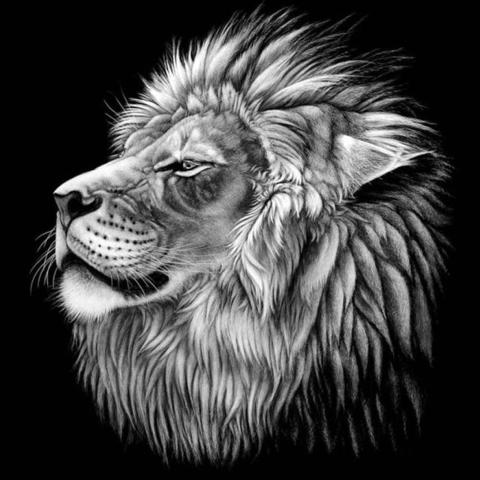
#> input picture DomandeOrale/image2.png, 480 x 480 px
$ jupyter execute Domanda4.ipynb
#> lines starting #> are read from the running program, lines starting #| are printed output that depends on the picture; long printed decimals are rounded
[cell 1]
"""Domanda 4 (Compressione SVD). Discutere la compressione di un’immagine ottenuta
approssimandola con diadi calcolate mediante la decomposizione in valori singolari,
visualizzando le immagini ottenute al variare del numero p di diadi.
Analizzare inoltre i grafici dell’errore relativo e del fattore di compressione cp al
variare di p."""
import numpy as np
import matplotlib.pyplot as plt
from scipy.linalg import svd
from skimage import data
from skimage.io import imread

[cell 2]
A = imread('image2.png')
#> A is the input picture: shape (480, 480); min 0, max 255, mean 65.5
plt.imshow(A, cmap='grey')
plt.show()

U, s, Vh = svd(A)
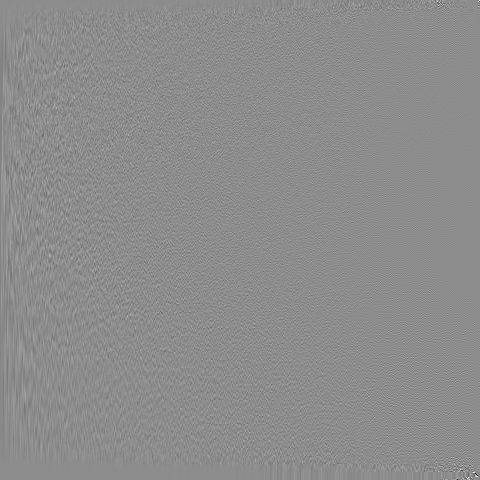
#> U: shape (480, 480) float32; min -0.864, max 0.701, mean -0.000145; drawn with min black and max white
#> s = 480 values, max 40765.6 at index 0, min 0.000649 at index 479, mean 486.2

print('Shape of U:', U.shape)
#| Shape of U: (480, 480)
print('Shape of s:', s.shape)
#| Shape of s: (480,)
print('Shape of V:', Vh.T.shape)
#| Shape of V: (480, 480)

A_p = np.zeros(A.shape)
p_max = 10

for i in range(p_max):
  ui = U[:, i]
  vi = Vh[i, :]
  A_p = A_p + s[i]*np.outer(ui,vi)
#> this loop made 10 passes
#> pass 1, `A_p = A_p + s[i]*np.outer(ui,vi)`:
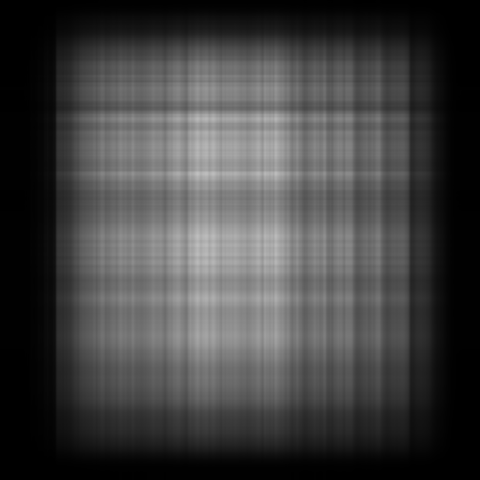
#> A_p: shape (480, 480) float64; min 0.00919, max 192.3, mean 66.3
#> pass 2, `A_p = A_p + s[i]*np.outer(ui,vi)`:
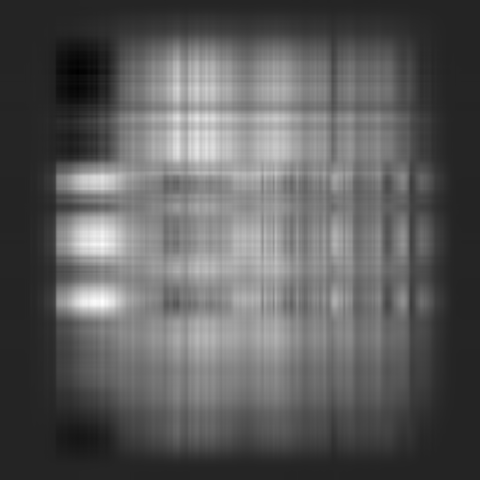
#> A_p: shape (480, 480) float64; min -41.9, max 254, mean 65.9; drawn with min black and max white
#> pass 3, `A_p = A_p + s[i]*np.outer(ui,vi)`:
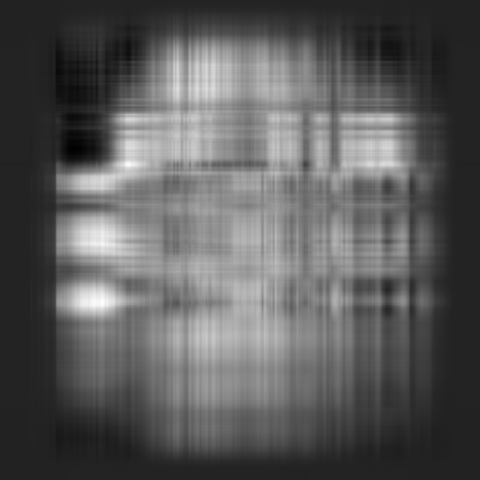
#> A_p: shape (480, 480) float64; min -39.55, max 253.7, mean 65.6; drawn with min black and max white
#> after the loop:
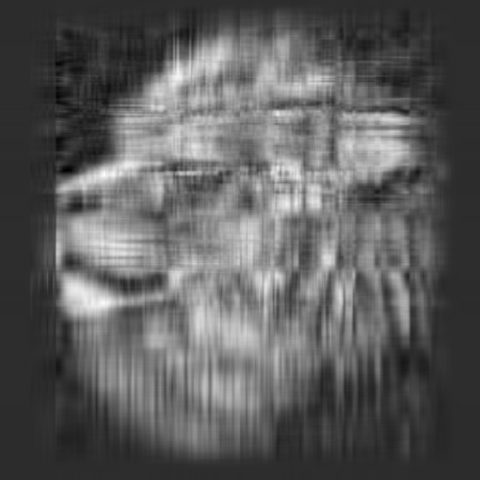
#> A_p: shape (480, 480) float64; min -59.56, max 283.5, mean 65.5; drawn with min black and max white

plt.imshow(A_p, cmap='grey')
plt.show()

err_rel = np.linalg.norm(A - A_p, ord=2) / np.linalg.norm(A, ord=2)
#> err_rel = 0.0842
print('L\'errore relativo della ricostruzione di A è', err_rel)
#| L'errore relativo della ricostruzione di A è 0.08416

c = (1/p_max) * min(A.shape) -1
#> c = 47
print('Il fattore di compressione è c=', c)
#| Il fattore di compressione è c= 47.0

p_max = 100
A_p = np.zeros(A.shape)
err_rel = np.zeros((p_max))
c = np.zeros((p_max))


for i in range(p_max):
  ui = U[:, i]
  vi = Vh[i, :]

  A_p = A_p + s[i]*np.outer(ui,vi)
  err_rel[i] = np.linalg.norm(A - A_p, ord=2) / np.linalg.norm(A, ord=2)
  c[i] = (1/(i+1)) * min(A.shape) -1
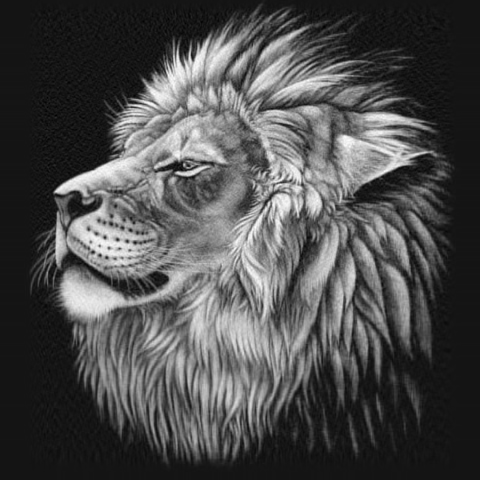
#> A_p: shape (480, 480) float64; min -22.96, max 269, mean 65.5; drawn with min black and max white
#> after the loop, c = 100 values, max 479 at index 0, min 3.8 at index 99, mean 23.9; err_rel = 100 values, max 0.266 at index 0, min 0.0112 at index 99, mean 0.0387

plt.figure(figsize=(10, 5))

fig1 = plt.subplot(1, 2, 1)
fig1.plot(err_rel, 'o-')
plt.title('Errore relativo')

fig2 = plt.subplot(1, 2, 2)
fig2.plot(c, 'o-')
plt.title('Fattore di compressione')

plt.show()
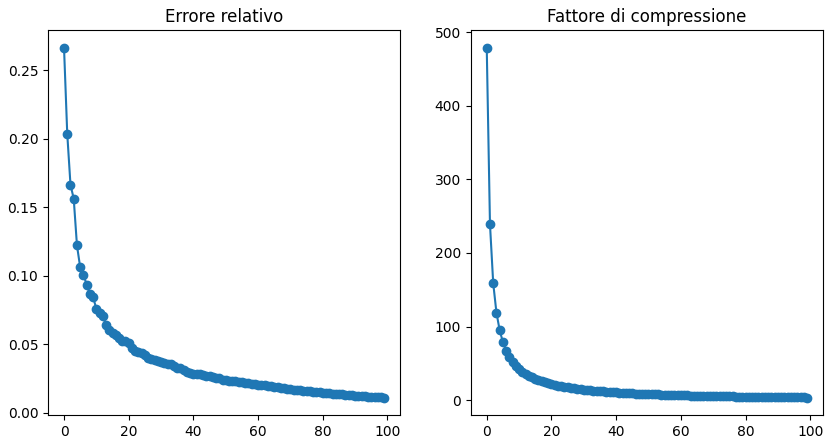
#> figure drawn by matplotlib, 2 panels; panel 1: curve peaks at x = 0, y = 0.266; panel 2: curve peaks at x = 0, y = 479

$ run again, with DomandeOrale/image3.png copied over DomandeOrale/image2.png
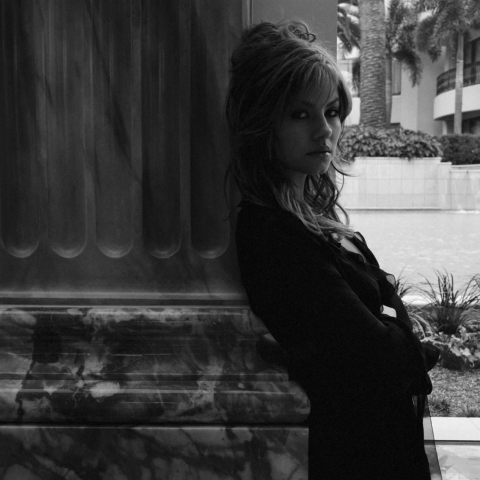
#> input picture DomandeOrale/image3.png, 480 x 480 px
#> A is the input picture: shape (480, 480); min 2, max 249, mean 60.2
#> s = 480 values, max 35501.4 at index 0, min 0.0307 at index 479, mean 307.4
#| Shape of U: (480, 480)
#| Shape of s: (480,)
#| Shape of V: (480, 480)
#> after the loop `for i in range(p_max):`:
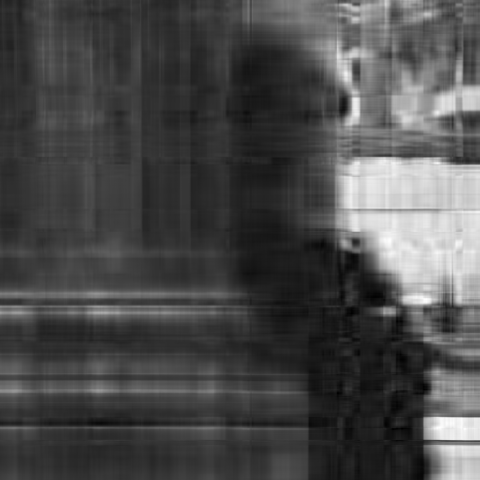
#> A_p: shape (480, 480) float64; min -21.25, max 253.7, mean 60.1; drawn with min black and max white
#> `err_rel = np.linalg.norm(A - A_p, ord=2) / np.linalg.norm(A, ord=2)`: err_rel = 0.0528
#| L'errore relativo della ricostruzione di A è 0.05282
#| Il fattore di compressione è c= 47.0
#> after the loop `for i in range(p_max):`: c = 100 values, max 479 at index 0, min 3.8 at index 99, mean 23.9; err_rel = 100 values, max 0.328 at index 0, min 0.00584 at index 99, mean 0.0263
#> `plt.show()`:
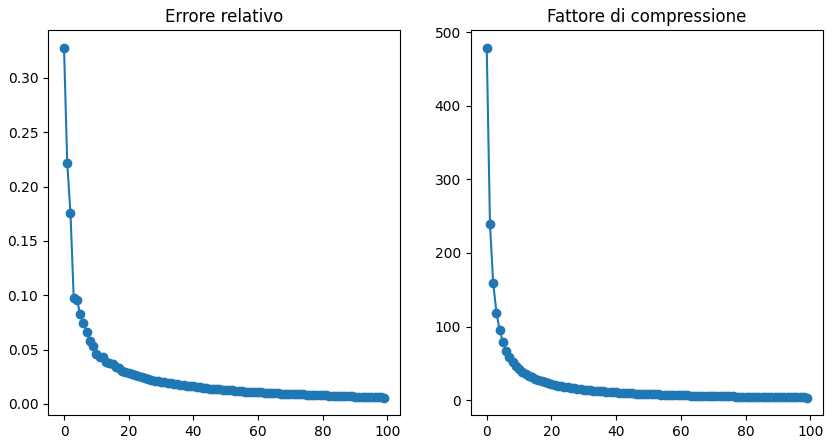
#> figure drawn by matplotlib, 2 panels; panel 1: curve peaks at x = 0, y = 0.328; panel 2: curve peaks at x = 0, y = 479
